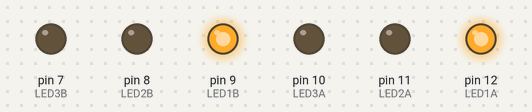
A sketch run on a simulated Arduino Uno, built with avr-gcc and run on an emulated ATmega328P. Shown: output pins drawn as LEDs (lit = HIGH).

Above: at 0.5 s.
At 3.0 s:
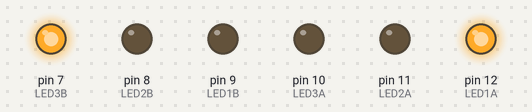
At 5.5 s:
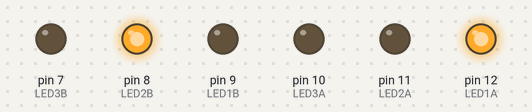
At 9.0 s:
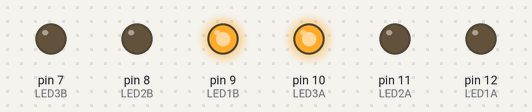
At 11.5 s:
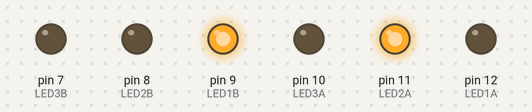
Timing chart, 0 to 16.9 s (numbered marks = the images above):
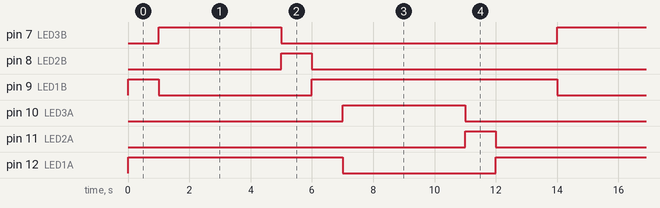

The sketch:

Cru_lla_de_sem_fors.ino
```cpp
// semafor a
int LED1A = 12;
int LED2A = 11;
int LED3A = 10;

// semafor B
int LED1B = 9;
int LED2B = 8;
int LED3B = 7;

void setup(){

    //semafor A
    pinMode(LED1A, OUTPUT);
    pinMode(LED2A, OUTPUT);
    pinMode(LED3A, OUTPUT);

    // semafor B
    pinMode(LED1B, OUTPUT);
    pinMode(LED2B, OUTPUT);
    pinMode(LED3B, OUTPUT);

}

void loop() {

    // cruïlla

    digitalWrite(LED1A,HIGH);
    digitalWrite(LED2A, LOW);
    digitalWrite(LED3A,LOW);
    digitalWrite(LED1B,HIGH);
    digitalWrite(LED2B, LOW);
    digitalWrite(LED3B,LOW);
    delay(1000);

    digitalWrite(LED1A,HIGH);
    digitalWrite(LED2A, LOW);
    digitalWrite(LED3A,LOW);
    digitalWrite(LED1B,LOW);
    digitalWrite(LED2B, LOW);
    digitalWrite(LED3B,HIGH);
    delay(4000);

    digitalWrite(LED1A,HIGH);
    digitalWrite(LED2A, LOW);
    digitalWrite(LED3A,LOW);
    digitalWrite(LED1B,LOW);
    digitalWrite(LED2B, HIGH);
    digitalWrite(LED3B,LOW);
    delay(1000);

    digitalWrite(LED1A,HIGH);
    digitalWrite(LED2A, LOW);
    digitalWrite(LED3A,LOW);
    digitalWrite(LED1B,HIGH);
    digitalWrite(LED2B, LOW);
    digitalWrite(LED3B,LOW);
    delay(1000);

    digitalWrite(LED1A,LOW);
    digitalWrite(LED2A, LOW);
    digitalWrite(LED3A,HIGH);
    digitalWrite(LED1B,HIGH);
    digitalWrite(LED2B, LOW);
    digitalWrite(LED3B,LOW);
    delay(4000);

    digitalWrite(LED1A,LOW);
    digitalWrite(LED2A, HIGH);
    digitalWrite(LED3A,LOW);
    digitalWrite(LED1B,HIGH);
    digitalWrite(LED2B, LOW);
    digitalWrite(LED3B,LOW);
    delay(1000);

    digitalWrite(LED1A,HIGH);
    digitalWrite(LED2A,LOW);
    digitalWrite(LED3A,LOW);
    digitalWrite(LED1B,HIGH);
    digitalWrite(LED2B, LOW);
    digitalWrite(LED3B,LOW);
    delay(1000);
}
```

Measured:
- by itself, pin 7 (LED3B), pin 10 (LED3A): alternates HIGH for 4.0 s and LOW for 9.0 s
- by itself, pin 8 (LED2B), pin 11 (LED2A): alternates HIGH for 1.0 s and LOW for 12.0 s
- by itself, pin 9 (LED1B): repeats every 13.0 s: LOW 5.0 s, HIGH 8.0 s
- by itself, pin 12 (LED1A): alternates HIGH for 8.0 s and LOW for 5.0 s
